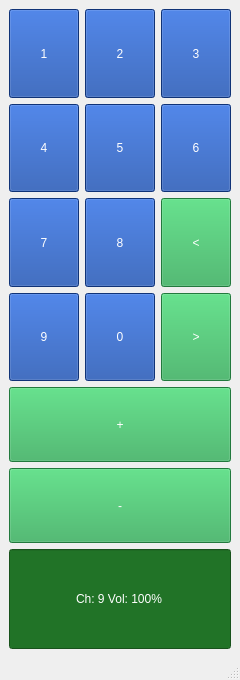
<?xml version="1.0" encoding="UTF-8"?>
<ui version="4.0">
 <class>MainWindow</class>
 <widget class="QMainWindow" name="MainWindow">
  <property name="geometry">
   <rect>
    <x>0</x>
    <y>0</y>
    <width>240</width>
    <height>680</height>
   </rect>
  </property>
  <property name="sizePolicy">
   <sizepolicy hsizetype="Fixed" vsizetype="Fixed">
    <horstretch>0</horstretch>
    <verstretch>0</verstretch>
   </sizepolicy>
  </property>
  <property name="minimumSize">
   <size>
    <width>240</width>
    <height>680</height>
   </size>
  </property>
  <property name="maximumSize">
   <size>
    <width>280</width>
    <height>680</height>
   </size>
  </property>
  <property name="windowTitle">
   <string>Pult</string>
  </property>
  <widget class="QWidget" name="centralwidget">
   <layout class="QGridLayout" name="gridLayout_3">
    <item row="0" column="0">
     <layout class="QGridLayout" name="gridLayout_2">
      <property name="sizeConstraint">
       <enum>QLayout::SetDefaultConstraint</enum>
      </property>
      <item row="4" column="0">
       <widget class="QLineEdit" name="display">
        <property name="sizePolicy">
         <sizepolicy hsizetype="Expanding" vsizetype="Expanding">
          <horstretch>0</horstretch>
          <verstretch>0</verstretch>
         </sizepolicy>
        </property>
        <property name="maximumSize">
         <size>
          <width>16777215</width>
          <height>100</height>
         </size>
        </property>
        <property name="styleSheet">
         <string notr="true">background-color: rgb(33, 115, 39);
font: 75 14pt &quot;MS Shell Dlg 2&quot;;
color: rgb(255, 255, 255);</string>
        </property>
        <property name="text">
         <string>Ch: 9 Vol: 100%</string>
        </property>
        <property name="alignment">
         <set>Qt::AlignCenter</set>
        </property>
       </widget>
      </item>
      <item row="0" column="0">
       <layout class="QGridLayout" name="gridLayout">
        <item row="0" column="1">
         <widget class="QPushButton" name="btn_2">
          <property name="sizePolicy">
           <sizepolicy hsizetype="Expanding" vsizetype="Expanding">
            <horstretch>0</horstretch>
            <verstretch>0</verstretch>
           </sizepolicy>
          </property>
          <property name="styleSheet">
           <string notr="true">color: rgb(255, 255, 255);
background-color: rgb(22, 72, 166);
font: 75 18pt &quot;MS Shell Dlg 2&quot;;</string>
          </property>
          <property name="text">
           <string>2</string>
          </property>
         </widget>
        </item>
        <item row="0" column="0">
         <widget class="QPushButton" name="btn_1">
          <property name="sizePolicy">
           <sizepolicy hsizetype="Expanding" vsizetype="Expanding">
            <horstretch>0</horstretch>
            <verstretch>0</verstretch>
           </sizepolicy>
          </property>
          <property name="styleSheet">
           <string notr="true">color: rgb(255, 255, 255);
background-color: rgb(22, 72, 166);
font: 75 18pt &quot;MS Shell Dlg 2&quot;;</string>
          </property>
          <property name="text">
           <string>1</string>
          </property>
         </widget>
        </item>
        <item row="0" column="2">
         <widget class="QPushButton" name="btn_3">
          <property name="sizePolicy">
           <sizepolicy hsizetype="Expanding" vsizetype="Expanding">
            <horstretch>0</horstretch>
            <verstretch>0</verstretch>
           </sizepolicy>
          </property>
          <property name="styleSheet">
           <string notr="true">color: rgb(255, 255, 255);
background-color: rgb(22, 72, 166);
font: 75 18pt &quot;MS Shell Dlg 2&quot;;</string>
          </property>
          <property name="text">
           <string>3</string>
          </property>
         </widget>
        </item>
        <item row="1" column="0">
         <widget class="QPushButton" name="btn_4">
          <property name="sizePolicy">
           <sizepolicy hsizetype="Expanding" vsizetype="Expanding">
            <horstretch>0</horstretch>
            <verstretch>0</verstretch>
           </sizepolicy>
          </property>
          <property name="styleSheet">
           <string notr="true">color: rgb(255, 255, 255);
background-color: rgb(22, 72, 166);
font: 75 18pt &quot;MS Shell Dlg 2&quot;;</string>
          </property>
          <property name="text">
           <string>4</string>
          </property>
         </widget>
        </item>
        <item row="1" column="1">
         <widget class="QPushButton" name="btn_5">
          <property name="sizePolicy">
           <sizepolicy hsizetype="Expanding" vsizetype="Expanding">
            <horstretch>0</horstretch>
            <verstretch>0</verstretch>
           </sizepolicy>
          </property>
          <property name="styleSheet">
           <string notr="true">color: rgb(255, 255, 255);
background-color: rgb(22, 72, 166);
font: 75 18pt &quot;MS Shell Dlg 2&quot;;</string>
          </property>
          <property name="text">
           <string>5</string>
          </property>
         </widget>
        </item>
        <item row="1" column="2">
         <widget class="QPushButton" name="btn_6">
          <property name="sizePolicy">
           <sizepolicy hsizetype="Expanding" vsizetype="Expanding">
            <horstretch>0</horstretch>
            <verstretch>0</verstretch>
           </sizepolicy>
          </property>
          <property name="styleSheet">
           <string notr="true">color: rgb(255, 255, 255);
background-color: rgb(22, 72, 166);
font: 75 18pt &quot;MS Shell Dlg 2&quot;;</string>
          </property>
          <property name="text">
           <string>6</string>
          </property>
         </widget>
        </item>
        <item row="2" column="0">
         <widget class="QPushButton" name="btn_7">
          <property name="sizePolicy">
           <sizepolicy hsizetype="Expanding" vsizetype="Expanding">
            <horstretch>0</horstretch>
            <verstretch>0</verstretch>
           </sizepolicy>
          </property>
          <property name="styleSheet">
           <string notr="true">color: rgb(255, 255, 255);
background-color: rgb(22, 72, 166);
font: 75 18pt &quot;MS Shell Dlg 2&quot;;</string>
          </property>
          <property name="text">
           <string>7</string>
          </property>
         </widget>
        </item>
        <item row="2" column="1">
         <widget class="QPushButton" name="btn_8">
          <property name="sizePolicy">
           <sizepolicy hsizetype="Expanding" vsizetype="Expanding">
            <horstretch>0</horstretch>
            <verstretch>0</verstretch>
           </sizepolicy>
          </property>
          <property name="styleSheet">
           <string notr="true">color: rgb(255, 255, 255);
background-color: rgb(22, 72, 166);
font: 75 18pt &quot;MS Shell Dlg 2&quot;;</string>
          </property>
          <property name="text">
           <string>8</string>
          </property>
         </widget>
        </item>
        <item row="3" column="0">
         <widget class="QPushButton" name="btn_9">
          <property name="sizePolicy">
           <sizepolicy hsizetype="Expanding" vsizetype="Expanding">
            <horstretch>0</horstretch>
            <verstretch>0</verstretch>
           </sizepolicy>
          </property>
          <property name="styleSheet">
           <string notr="true">color: rgb(255, 255, 255);
background-color: rgb(22, 72, 166);
font: 75 18pt &quot;MS Shell Dlg 2&quot;;</string>
          </property>
          <property name="text">
           <string>9</string>
          </property>
         </widget>
        </item>
        <item row="3" column="1">
         <widget class="QPushButton" name="btn_0">
          <property name="sizePolicy">
           <sizepolicy hsizetype="Expanding" vsizetype="Expanding">
            <horstretch>0</horstretch>
            <verstretch>0</verstretch>
           </sizepolicy>
          </property>
          <property name="styleSheet">
           <string notr="true">color: rgb(255, 255, 255);
background-color: rgb(22, 72, 166);
font: 75 18pt &quot;MS Shell Dlg 2&quot;;</string>
          </property>
          <property name="text">
           <string>0</string>
          </property>
         </widget>
        </item>
        <item row="2" column="2">
         <widget class="QPushButton" name="pushButton">
          <property name="sizePolicy">
           <sizepolicy hsizetype="Minimum" vsizetype="Expanding">
            <horstretch>0</horstretch>
            <verstretch>0</verstretch>
           </sizepolicy>
          </property>
          <property name="styleSheet">
           <string notr="true">background-color: rgb(47, 170, 86);
font: 36pt &quot;MS Shell Dlg 2&quot;;
color: rgb(255, 255, 255);</string>
          </property>
          <property name="text">
           <string>&lt;</string>
          </property>
         </widget>
        </item>
        <item row="3" column="2">
         <widget class="QPushButton" name="pushButton_2">
          <property name="sizePolicy">
           <sizepolicy hsizetype="Minimum" vsizetype="Expanding">
            <horstretch>0</horstretch>
            <verstretch>0</verstretch>
           </sizepolicy>
          </property>
          <property name="styleSheet">
           <string notr="true">background-color: rgb(47, 170, 86);
font: 36pt &quot;MS Shell Dlg 2&quot;;
color: rgb(255, 255, 255);</string>
          </property>
          <property name="text">
           <string>&gt;</string>
          </property>
         </widget>
        </item>
       </layout>
      </item>
      <item row="1" column="0">
       <widget class="QPushButton" name="btn_volumeUp">
        <property name="sizePolicy">
         <sizepolicy hsizetype="Expanding" vsizetype="Expanding">
          <horstretch>0</horstretch>
          <verstretch>0</verstretch>
         </sizepolicy>
        </property>
        <property name="maximumSize">
         <size>
          <width>16777215</width>
          <height>75</height>
         </size>
        </property>
        <property name="styleSheet">
         <string notr="true">background-color: rgb(47, 170, 86);
font: 36pt &quot;MS Shell Dlg 2&quot;;
color: rgb(255, 255, 255);</string>
        </property>
        <property name="text">
         <string>+</string>
        </property>
       </widget>
      </item>
      <item row="2" column="0">
       <widget class="QPushButton" name="btn_volumeDown">
        <property name="sizePolicy">
         <sizepolicy hsizetype="Expanding" vsizetype="Expanding">
          <horstretch>0</horstretch>
          <verstretch>0</verstretch>
         </sizepolicy>
        </property>
        <property name="maximumSize">
         <size>
          <width>16777215</width>
          <height>75</height>
         </size>
        </property>
        <property name="styleSheet">
         <string notr="true">background-color: rgb(47, 170, 86);
font: 36pt &quot;MS Shell Dlg 2&quot;;
color: rgb(255, 255, 255);</string>
        </property>
        <property name="text">
         <string>-</string>
        </property>
       </widget>
      </item>
     </layout>
    </item>
   </layout>
  </widget>
  <widget class="QMenuBar" name="menubar">
   <property name="geometry">
    <rect>
     <x>0</x>
     <y>0</y>
     <width>240</width>
     <height>25</height>
    </rect>
   </property>
  </widget>
  <widget class="QStatusBar" name="statusbar"/>
 </widget>
 <resources/>
 <connections>
  <connection>
   <sender>btn_1</sender>
   <signal>clicked()</signal>
   <receiver>MainWindow</receiver>
   <slot>set_one()</slot>
   <hints>
    <hint type="sourcelabel">
     <x>59</x>
     <y>95</y>
    </hint>
    <hint type="destinationlabel">
     <x>41</x>
     <y>652</y>
    </hint>
   </hints>
  </connection>
  <connection>
   <sender>btn_2</sender>
   <signal>clicked()</signal>
   <receiver>MainWindow</receiver>
   <slot>set_two()</slot>
   <hints>
    <hint type="sourcelabel">
     <x>113</x>
     <y>107</y>
    </hint>
    <hint type="destinationlabel">
     <x>89</x>
     <y>649</y>
    </hint>
   </hints>
  </connection>
  <connection>
   <sender>btn_3</sender>
   <signal>clicked()</signal>
   <receiver>MainWindow</receiver>
   <slot>set_three()</slot>
   <hints>
    <hint type="sourcelabel">
     <x>186</x>
     <y>112</y>
    </hint>
    <hint type="destinationlabel">
     <x>139</x>
     <y>651</y>
    </hint>
   </hints>
  </connection>
  <connection>
   <sender>btn_4</sender>
   <signal>clicked()</signal>
   <receiver>MainWindow</receiver>
   <slot>set_four()</slot>
   <hints>
    <hint type="sourcelabel">
     <x>33</x>
     <y>194</y>
    </hint>
    <hint type="destinationlabel">
     <x>206</x>
     <y>651</y>
    </hint>
   </hints>
  </connection>
  <connection>
   <sender>btn_5</sender>
   <signal>clicked()</signal>
   <receiver>MainWindow</receiver>
   <slot>set_five()</slot>
   <hints>
    <hint type="sourcelabel">
     <x>132</x>
     <y>172</y>
    </hint>
    <hint type="destinationlabel">
     <x>174</x>
     <y>646</y>
    </hint>
   </hints>
  </connection>
  <connection>
   <sender>btn_6</sender>
   <signal>clicked()</signal>
   <receiver>MainWindow</receiver>
   <slot>set_six()</slot>
   <hints>
    <hint type="sourcelabel">
     <x>168</x>
     <y>176</y>
    </hint>
    <hint type="destinationlabel">
     <x>235</x>
     <y>246</y>
    </hint>
   </hints>
  </connection>
  <connection>
   <sender>btn_7</sender>
   <signal>clicked()</signal>
   <receiver>MainWindow</receiver>
   <slot>set_seven()</slot>
   <hints>
    <hint type="sourcelabel">
     <x>47</x>
     <y>251</y>
    </hint>
    <hint type="destinationlabel">
     <x>4</x>
     <y>388</y>
    </hint>
   </hints>
  </connection>
  <connection>
   <sender>btn_8</sender>
   <signal>clicked()</signal>
   <receiver>MainWindow</receiver>
   <slot>set_eight()</slot>
   <hints>
    <hint type="sourcelabel">
     <x>100</x>
     <y>257</y>
    </hint>
    <hint type="destinationlabel">
     <x>8</x>
     <y>342</y>
    </hint>
   </hints>
  </connection>
  <connection>
   <sender>btn_9</sender>
   <signal>clicked()</signal>
   <receiver>MainWindow</receiver>
   <slot>set_nine()</slot>
   <hints>
    <hint type="sourcelabel">
     <x>59</x>
     <y>318</y>
    </hint>
    <hint type="destinationlabel">
     <x>7</x>
     <y>483</y>
    </hint>
   </hints>
  </connection>
  <connection>
   <sender>btn_0</sender>
   <signal>clicked()</signal>
   <receiver>MainWindow</receiver>
   <slot>set_zero()</slot>
   <hints>
    <hint type="sourcelabel">
     <x>100</x>
     <y>329</y>
    </hint>
    <hint type="destinationlabel">
     <x>5</x>
     <y>439</y>
    </hint>
   </hints>
  </connection>
  <connection>
   <sender>btn_volumeUp</sender>
   <signal>clicked()</signal>
   <receiver>MainWindow</receiver>
   <slot>volumeUp()</slot>
   <hints>
    <hint type="sourcelabel">
     <x>55</x>
     <y>432</y>
    </hint>
    <hint type="destinationlabel">
     <x>233</x>
     <y>349</y>
    </hint>
   </hints>
  </connection>
  <connection>
   <sender>btn_volumeDown</sender>
   <signal>clicked()</signal>
   <receiver>MainWindow</receiver>
   <slot>volumeDown()</slot>
   <hints>
    <hint type="sourcelabel">
     <x>212</x>
     <y>462</y>
    </hint>
    <hint type="destinationlabel">
     <x>233</x>
     <y>466</y>
    </hint>
   </hints>
  </connection>
  <connection>
   <sender>pushButton</sender>
   <signal>clicked()</signal>
   <receiver>MainWindow</receiver>
   <slot>channelPrev()</slot>
   <hints>
    <hint type="sourcelabel">
     <x>209</x>
     <y>227</y>
    </hint>
    <hint type="destinationlabel">
     <x>230</x>
     <y>206</y>
    </hint>
   </hints>
  </connection>
  <connection>
   <sender>pushButton_2</sender>
   <signal>clicked()</signal>
   <receiver>MainWindow</receiver>
   <slot>channelNext()</slot>
   <hints>
    <hint type="sourcelabel">
     <x>206</x>
     <y>308</y>
    </hint>
    <hint type="destinationlabel">
     <x>234</x>
     <y>303</y>
    </hint>
   </hints>
  </connection>
 </connections>
 <slots>
  <slot>set_one()</slot>
  <slot>set_two()</slot>
  <slot>set_three()</slot>
  <slot>set_four()</slot>
  <slot>set_five()</slot>
  <slot>set_six()</slot>
  <slot>set_seven()</slot>
  <slot>set_eight()</slot>
  <slot>set_nine()</slot>
  <slot>set_zero()</slot>
  <slot>volumeUp()</slot>
  <slot>volumeDown()</slot>
  <slot>channelPrev()</slot>
  <slot>channelNext()</slot>
 </slots>
</ui>
